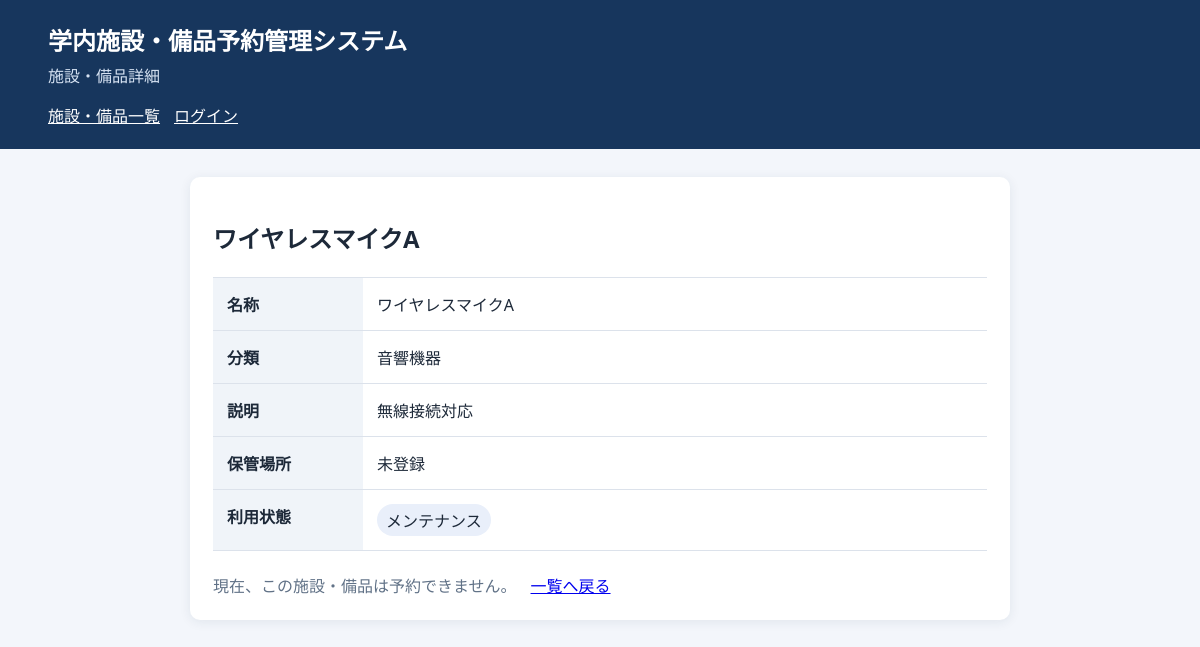
/item_detail.php?id=4, run on the app's committed database.
### tables this page shows
CREATE TABLE IF NOT EXISTS items (
  id INT UNSIGNED NOT NULL AUTO_INCREMENT,
  category_id INT UNSIGNED NOT NULL,
  name VARCHAR(100) NOT NULL,
  description TEXT NULL,
  storage_location VARCHAR(255) NULL,
  status ENUM('available','maintenance','inactive') NOT NULL DEFAULT 'available',
  PRIMARY KEY (id),
  KEY idx_items_category (category_id),
  CONSTRAINT fk_items_category FOREIGN KEY (category_id)
    REFERENCES categories(id) ON UPDATE CASCADE ON DELETE RESTRICT
);

CREATE TABLE IF NOT EXISTS categories (
  id INT UNSIGNED NOT NULL AUTO_INCREMENT,
  name VARCHAR(100) NOT NULL,
  PRIMARY KEY (id),
  UNIQUE KEY uq_categories_name (name)
);

### public/item_detail.php (the view, shortened to what this page needs)
<?php
function e(mixed $value): string
{
    return htmlspecialchars(
        (string) ($value ?? ''),
        ENT_QUOTES | ENT_SUBSTITUTE,
        'UTF-8'
    );
}
function status_label(string $status): string
{
    return [
        'available' => '利用可能',
        'maintenance' => 'メンテナンス',
        'inactive' => '利用停止',
    ][$status] ?? $status;
}
$item = null;
$currentUser = null;
$error = null;
$notFound = false;
$idInput = $_GET['id'] ?? '';
if (!is_string($idInput) || !ctype_digit($idInput) || (int) $idInput < 1) {
    http_response_code(404);
    $notFound = true;
} else {
    try {
        $pdo = new PDO(
            'mysql:host=' . getenv('DB_HOST')
                . ';dbname=' . getenv('DB_NAME')
                . ';charset=utf8mb4',
            (string) getenv('DB_USER'),
            (string) getenv('DB_PASSWORD'),
            [
                PDO::ATTR_ERRMODE => PDO::ERRMODE_EXCEPTION,
                PDO::ATTR_DEFAULT_FETCH_MODE => PDO::FETCH_ASSOC,
                PDO::ATTR_EMULATE_PREPARES => false,
            ]
        );
        $itemStatement = $pdo->prepare(
            'SELECT i.id, i.name, i.description, i.status,'
                . ' c.name AS category_name, NULL AS storage_location'
                . ' FROM items i'
                . ' JOIN categories c ON c.id = i.category_id'
                . ' WHERE i.id = ?'
        );
        $itemStatement->execute([(int) $idInput]);
        $item = $itemStatement->fetch() ?: null;
    } catch (PDOException) {
        http_response_code(500);
        $error = '施設・備品の詳細を取得できませんでした。時間をおいて再度お試しください。';
    }
}
?>
<!doctype html>
<html lang="ja">
<head>
</head>
<body>
<header>
  <h1>学内施設・備品予約管理システム</h1>
  <p>施設・備品詳細</p>
  <nav>
    <a href="/items.php">施設・備品一覧</a>
    <?php if ($currentUser): ?>
      <span><?= e($currentUser['name']) ?>さん</span>
      <form method="post" action="/logout.php">
        <input type="hidden" name="csrf_token" value="<?= e($_SESSION['csrf_token'] ?? '') ?>">
        <button type="submit">ログアウト</button>
      </form>
    <?php else: ?>
      <a href="/login.php">ログイン</a>
    <?php endif; ?>
  </nav>
</header>
<main>
  <section class="card">
    <?php if ($error): ?>
      <h2>エラー</h2>
      <p class="alert" role="alert"><?= e($error) ?></p>
    <?php elseif ($notFound): ?>
      <h2>施設・備品が見つかりません</h2>
      <p class="alert" role="alert">指定された施設・備品は存在しないか、利用できません。</p>
    <?php else: ?>
      <h2><?= e($item['name']) ?></h2>
      <dl class="details">
        <dt>名称</dt>
        <dd><?= e($item['name']) ?></dd>
        <dt>分類</dt>
        <dd><?= e($item['category_name']) ?></dd>
        <dt>説明</dt>
        <dd><?= e($item['description'] ?: '未登録') ?></dd>
        <dt>保管場所</dt>
        <dd><?= e($item['storage_location'] ?: '未登録') ?></dd>
        <dt>利用状態</dt>
        <dd><span class="pill"><?= e(status_label((string) $item['status'])) ?></span></dd>
      </dl>
      <div class="actions">
        <?php if ($item['status'] === 'available' && $currentUser): ?>
          <a class="button" href="/rese_request.php?id=<?= e($item['id']) ?>">予約する</a>
        <?php elseif ($item['status'] === 'available'): ?>
          <a class="button" href="/login.php">ログインして予約する</a>
        <?php else: ?>
          <span class="muted">現在、この施設・備品は予約できません。</span>
        <?php endif; ?>
        <a href="/items.php">一覧へ戻る</a>
      </div>
    <?php endif; ?>
  </section>
</main>
</body>
</html>

### public/item_detail.php (style rules this page uses)
:root { font-family: system-ui, -apple-system, "Yu Gothic", Meiryo, sans-serif; color: #1d2939; background: #f3f6fb; }
* { box-sizing: border-box; }
body { margin: 0; }
header { background: #17365d; color: white; padding: 22px max(4vw, 20px); }
header h1 { margin: 0 0 6px; font-size: 1.5rem; }
header p { margin: 0; color: #d7e3f3; }
nav { display: flex; gap: 14px; margin-top: 16px; align-items: center; flex-wrap: wrap; }
nav a { color: white; }
main { max-width: 860px; margin: 28px auto; padding: 0 20px; }
.card { background: white; padding: 23px; border-radius: 10px; box-shadow: 0 2px 12px #182e4615; }
.details { display: grid; grid-template-columns: 150px minmax(0, 1fr); margin: 22px 0; border-top: 1px solid #dce2eb; }
.details dt, .details dd { margin: 0; padding: 14px; border-bottom: 1px solid #dce2eb; }
.details dt { background: #f0f4f9; font-weight: 700; }
.details dd { white-space: pre-wrap; overflow-wrap: anywhere; }
.pill { display: inline-block; padding: 4px 9px; border-radius: 20px; background: #e9effa; }
.actions { display: flex; gap: 14px; align-items: center; flex-wrap: wrap; }
.muted { color: #617287; }

### data on the page
items: name "ワイヤレスマイクA", category.name "音響機器", description "無線接続対応", status "メンテナンス"

### other printed values
$item['storage_location'] ?: '未登録' "未登録"
